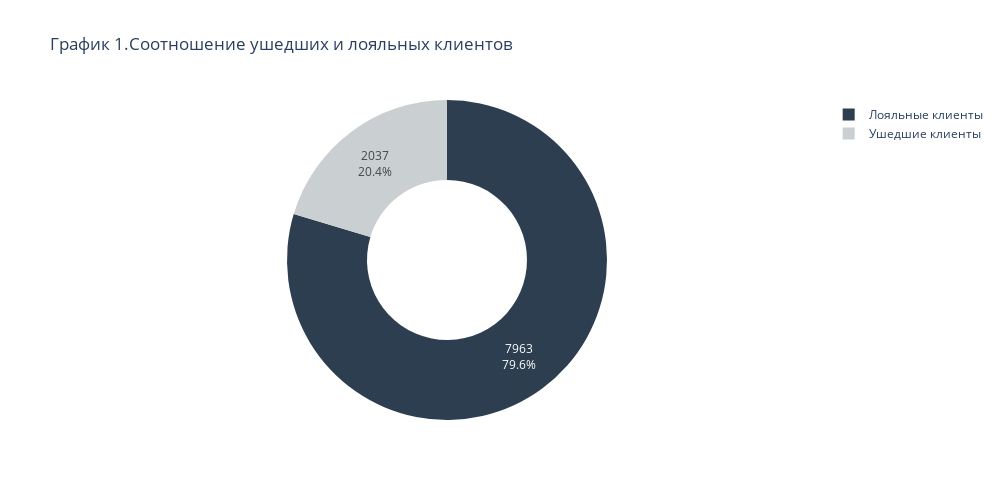

Notebook cell for this chart:
### Markdown cell above
Каково соотношение ушедших и лояльных клиентов? Покажите это на графике и дайте комментарий по соотношению.

### Code cell
fig1 = px.pie(
    data_frame=churn_data_df,
    names=churn_data_df['Exited'].map({1: 'Ушедшие клиенты', 0: 'Лояльные клиенты'}),
    hole= 0.5,
    height=500,
    width=1000,
    color_discrete_sequence = ['#2C3E50','#CACFD2'],
    title='График 1.Соотношение ушедших и лояльных клиентов')
    
fig1.update_traces(textinfo='value + percent')
fig1.show()

### Figure 1 — Plotly figure (JSON) as saved in the notebook; plotly's stock layout.template omitted (floating-point values rounded to 4 significant figures; data arrays with more than 128 entries replaced by an {"elided": "..."} marker saying what was removed)
{"data": [{"domain": {"x": [0, 1], "y": [0, 1]}, "hole": 0.5, "hovertemplate": "label=%{label}<extra></extra>", "labels": {"elided": "10000 str values"}, "legendgroup": "", "name": "", "showlegend": true, "textinfo": "value+percent", "type": "pie"}], "layout": {"height": 500, "legend": {"tracegroupgap": 0}, "piecolorway": ["#2C3E50", "#CACFD2"], "title": {"text": "График 1.Соотношение ушедших и лояльных клиентов"}, "width": 1000}}
